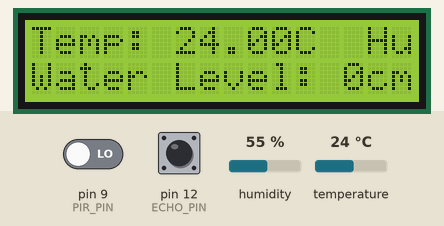
Simulated run of this sketch. Board: Arduino Uno, built with avr-gcc and run on an emulated ATmega328P. Shown: 16×2 character LCD. The test bench sets the inputs (shaded band); at power-on: pin 9 (PIR_PIN) LOW, temperature 24 °C, pin 12 (ECHO_PIN) LOW, humidity 55 %.

Above: at 3.2 s.
3.3 s: pin 9 (PIR_PIN) driven HIGH
At 6.3 s:
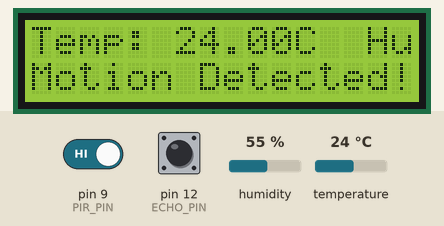
6.6 s: temperature set to 12 °C
At 10.3 s:
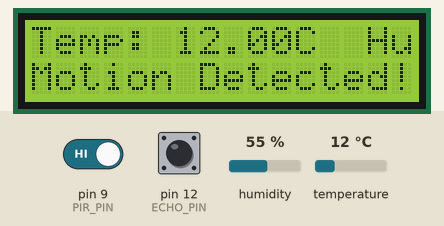
10.6 s: temperature set to 19 °C
At 13.6 s:
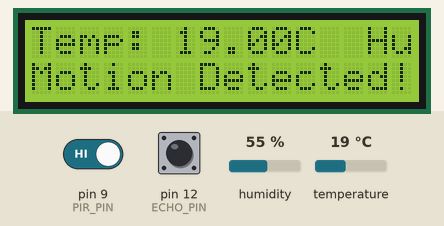
14.7 s: pin 9 (PIR_PIN) driven LOW
At 16.2 s:
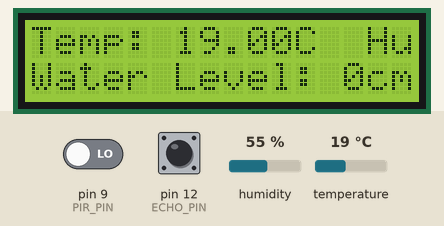
16.7 s: temperature set to 28 °C
At 20.3 s:
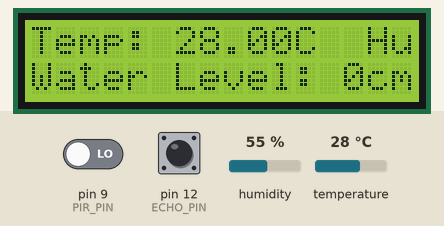
20.8 s: pin 12 (ECHO_PIN) pulsed HIGH 2 times (0.12 s each, 0.3 s apart)
At 21.7 s:
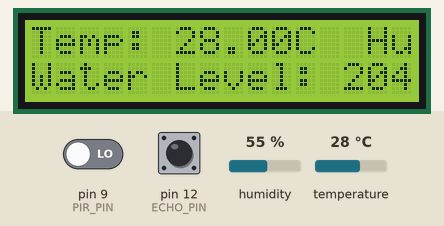
Timing chart, 0 to 23.8 s (numbered marks = the images above; inputs shaded):
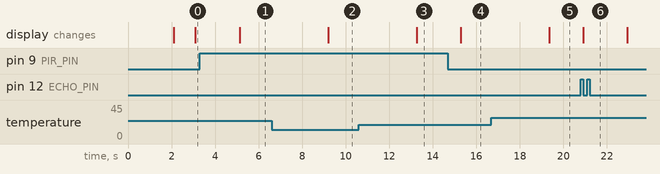

The sketch:

Aurduino_code.ino
```cpp
#include <DHT.h>
#include <DHT_U.h>

#include <DHT.h>
#include <LiquidCrystal.h>

#define DHTPIN 8        // Pin number for DHT11 sensor data line
#define TRIGGER_PIN 13  // Pin number for HC-SR04 sensor trigger
#define ECHO_PIN 12     // Pin number for HC-SR04 sensor echo
#define PIR_PIN 9       // Pin number for PIR sensor

DHT dht(DHTPIN, DHT11);
LiquidCrystal lcd(2, 3, 4, 5, 6, 7);


void setup() {
  lcd.begin(16, 2);  // Initialize the LCD
  lcd.print("Hydroponic Farm");  // Display startup message
  lcd.setCursor(0, 1);
  lcd.print("Monitoring");
  delay(2000);
  lcd.clear();
}

void loop() {
  float temperature, humidity;
  int waterLevel;
  int motionDetected;

  // Read temperature and humidity from DHT11 sensor
  temperature = dht.readTemperature();
  humidity = dht.readHumidity();

  // Measure water level using HC-SR04 sensor
  digitalWrite(TRIGGER_PIN, LOW);
  delayMicroseconds(2);
  digitalWrite(TRIGGER_PIN, HIGH);
  delayMicroseconds(10);
  digitalWrite(TRIGGER_PIN, LOW);
  float duration = pulseIn(ECHO_PIN, HIGH);
  float distance = duration * 0.034 / 2;
  waterLevel = distance;

  // Read PIR sensor for motion detection
  motionDetected = digitalRead(PIR_PIN);

  // Display sensor data on LCD
  lcd.setCursor(0, 0);
  lcd.print("Temp: ");
  lcd.print(temperature);
  lcd.print("C  ");
  lcd.print("Humidity: ");
  lcd.print(humidity);
  lcd.print("%");

  lcd.setCursor(0, 1);
  lcd.print("Water Level: ");
  lcd.print(waterLevel);
  lcd.print("cm ");

  if (motionDetected == HIGH) {
    lcd.setCursor(0, 1);
    lcd.print("Motion Detected!");
    // Add code here to perform desired action when motion is detected
  } else {
    // Add code here for when no motion is detected
  }

  // Add code here to perform actions based on temperature, humidity, and water level

  delay(1000);  // Adjust delay time as needed
}
```

Measured:
- after the input at 3.3 s, the display: changes after 1.8 s (image 1)
- after the input at 6.6 s, the display: changes after 2.6 s (image 2)
- after the input at 10.6 s, the display: changes after 2.7 s (image 3)
- after the input at 14.7 s, the display: changes after 0.59 s (image 4)
- after the input at 16.7 s, the display: changes after 2.7 s (image 5)
- after the input at 20.8 s, the display: changes after 0.13 s (image 6)
